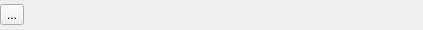
<?xml version="1.0" encoding="UTF-8"?>
<ui version="4.0">
 <class>Form</class>
 <widget class="QWidget" name="Form">
  <property name="geometry">
   <rect>
    <x>0</x>
    <y>0</y>
    <width>423</width>
    <height>30</height>
   </rect>
  </property>
  <property name="windowTitle">
   <string>Form</string>
  </property>
  <layout class="QHBoxLayout" name="horizontalLayout">
   <property name="spacing">
    <number>6</number>
   </property>
   <property name="margin">
    <number>0</number>
   </property>
   <item>
    <widget class="QToolButton" name="deleteButton">
     <property name="text">
      <string>...</string>
     </property>
     <property name="icon">
      <iconset resource="Experiment.qrc">
       <normaloff>:/openicon/icons/edit-delete-6.png</normaloff>:/openicon/icons/edit-delete-6.png</iconset>
     </property>
     <property name="iconSize">
      <size>
       <width>24</width>
       <height>24</height>
      </size>
     </property>
    </widget>
   </item>
   <item>
    <widget class="QLabel" name="messageLabel">
     <property name="sizePolicy">
      <sizepolicy hsizetype="MinimumExpanding" vsizetype="MinimumExpanding">
       <horstretch>1</horstretch>
       <verstretch>1</verstretch>
      </sizepolicy>
     </property>
     <property name="minimumSize">
      <size>
       <width>300</width>
       <height>0</height>
      </size>
     </property>
     <property name="text">
      <string/>
     </property>
     <property name="wordWrap">
      <bool>true</bool>
     </property>
    </widget>
   </item>
  </layout>
 </widget>
 <resources>
  <include location="Experiment.qrc"/>
 </resources>
 <connections/>
</ui>
